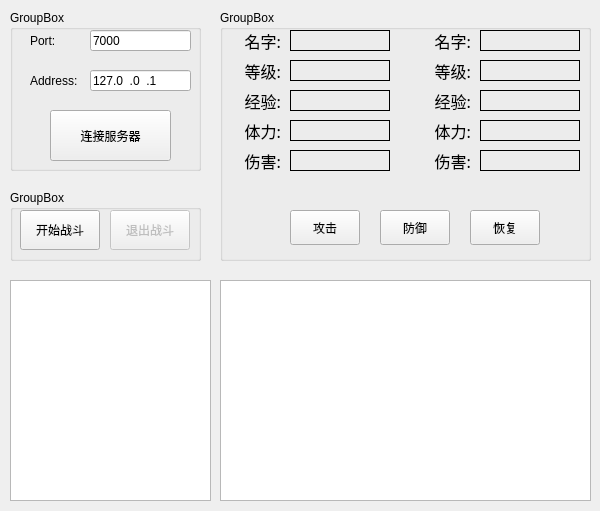
<?xml version="1.0" encoding="UTF-8"?>
<ui version="4.0">
 <class>SummonersClass</class>
 <widget class="QMainWindow" name="SummonersClass">
  <property name="geometry">
   <rect>
    <x>0</x>
    <y>0</y>
    <width>600</width>
    <height>511</height>
   </rect>
  </property>
  <property name="windowTitle">
   <string>Summoners</string>
  </property>
  <widget class="QWidget" name="centralWidget">
   <widget class="QTextEdit" name="edit_display">
    <property name="geometry">
     <rect>
      <x>220</x>
      <y>280</y>
      <width>371</width>
      <height>221</height>
     </rect>
    </property>
   </widget>
   <widget class="QGroupBox" name="groupBox">
    <property name="geometry">
     <rect>
      <x>10</x>
      <y>10</y>
      <width>191</width>
      <height>161</height>
     </rect>
    </property>
    <property name="title">
     <string>GroupBox</string>
    </property>
    <widget class="QLineEdit" name="edit_port">
     <property name="geometry">
      <rect>
       <x>80</x>
       <y>20</y>
       <width>101</width>
       <height>21</height>
      </rect>
     </property>
     <property name="inputMask">
      <string>99999</string>
     </property>
     <property name="text">
      <string>7000</string>
     </property>
    </widget>
    <widget class="QLabel" name="label_2">
     <property name="geometry">
      <rect>
       <x>20</x>
       <y>60</y>
       <width>51</width>
       <height>21</height>
      </rect>
     </property>
     <property name="text">
      <string>Address:</string>
     </property>
    </widget>
    <widget class="QLineEdit" name="edit_addr">
     <property name="geometry">
      <rect>
       <x>80</x>
       <y>60</y>
       <width>101</width>
       <height>21</height>
      </rect>
     </property>
     <property name="inputMask">
      <string>999.999.999.999</string>
     </property>
     <property name="text">
      <string>127.0.0.1</string>
     </property>
    </widget>
    <widget class="QPushButton" name="btn_login">
     <property name="geometry">
      <rect>
       <x>40</x>
       <y>100</y>
       <width>121</width>
       <height>51</height>
      </rect>
     </property>
     <property name="text">
      <string>连接服务器</string>
     </property>
    </widget>
    <widget class="QLabel" name="label">
     <property name="geometry">
      <rect>
       <x>20</x>
       <y>20</y>
       <width>51</width>
       <height>21</height>
      </rect>
     </property>
     <property name="text">
      <string>Port:</string>
     </property>
    </widget>
   </widget>
   <widget class="QGroupBox" name="groupBox_2">
    <property name="geometry">
     <rect>
      <x>220</x>
      <y>10</y>
      <width>371</width>
      <height>251</height>
     </rect>
    </property>
    <property name="title">
     <string>GroupBox</string>
    </property>
    <widget class="QLabel" name="label_3">
     <property name="geometry">
      <rect>
       <x>10</x>
       <y>20</y>
       <width>51</width>
       <height>21</height>
      </rect>
     </property>
     <property name="font">
      <font>
       <family>微软雅黑</family>
       <pointsize>12</pointsize>
      </font>
     </property>
     <property name="text">
      <string>名字:</string>
     </property>
     <property name="alignment">
      <set>Qt::AlignRight|Qt::AlignTrailing|Qt::AlignVCenter</set>
     </property>
    </widget>
    <widget class="QLabel" name="lbl_role_name">
     <property name="geometry">
      <rect>
       <x>70</x>
       <y>20</y>
       <width>100</width>
       <height>21</height>
      </rect>
     </property>
     <property name="font">
      <font>
       <family>微软雅黑</family>
       <pointsize>12</pointsize>
      </font>
     </property>
     <property name="frameShape">
      <enum>QFrame::Panel</enum>
     </property>
    </widget>
    <widget class="QLabel" name="label_5">
     <property name="geometry">
      <rect>
       <x>10</x>
       <y>50</y>
       <width>51</width>
       <height>21</height>
      </rect>
     </property>
     <property name="font">
      <font>
       <family>微软雅黑</family>
       <pointsize>12</pointsize>
      </font>
     </property>
     <property name="text">
      <string>等级:</string>
     </property>
     <property name="alignment">
      <set>Qt::AlignRight|Qt::AlignTrailing|Qt::AlignVCenter</set>
     </property>
    </widget>
    <widget class="QLabel" name="label_6">
     <property name="geometry">
      <rect>
       <x>10</x>
       <y>80</y>
       <width>51</width>
       <height>21</height>
      </rect>
     </property>
     <property name="font">
      <font>
       <family>微软雅黑</family>
       <pointsize>12</pointsize>
      </font>
     </property>
     <property name="text">
      <string>经验:</string>
     </property>
     <property name="alignment">
      <set>Qt::AlignRight|Qt::AlignTrailing|Qt::AlignVCenter</set>
     </property>
    </widget>
    <widget class="QLabel" name="label_7">
     <property name="geometry">
      <rect>
       <x>10</x>
       <y>110</y>
       <width>51</width>
       <height>21</height>
      </rect>
     </property>
     <property name="font">
      <font>
       <family>微软雅黑</family>
       <pointsize>12</pointsize>
      </font>
     </property>
     <property name="text">
      <string>体力:</string>
     </property>
     <property name="alignment">
      <set>Qt::AlignRight|Qt::AlignTrailing|Qt::AlignVCenter</set>
     </property>
    </widget>
    <widget class="QLabel" name="label_8">
     <property name="geometry">
      <rect>
       <x>10</x>
       <y>140</y>
       <width>51</width>
       <height>21</height>
      </rect>
     </property>
     <property name="font">
      <font>
       <family>微软雅黑</family>
       <pointsize>12</pointsize>
      </font>
     </property>
     <property name="text">
      <string>伤害:</string>
     </property>
     <property name="alignment">
      <set>Qt::AlignRight|Qt::AlignTrailing|Qt::AlignVCenter</set>
     </property>
    </widget>
    <widget class="QLabel" name="label_9">
     <property name="geometry">
      <rect>
       <x>200</x>
       <y>140</y>
       <width>51</width>
       <height>21</height>
      </rect>
     </property>
     <property name="font">
      <font>
       <family>微软雅黑</family>
       <pointsize>12</pointsize>
      </font>
     </property>
     <property name="text">
      <string>伤害:</string>
     </property>
     <property name="alignment">
      <set>Qt::AlignRight|Qt::AlignTrailing|Qt::AlignVCenter</set>
     </property>
    </widget>
    <widget class="QLabel" name="label_10">
     <property name="geometry">
      <rect>
       <x>200</x>
       <y>20</y>
       <width>51</width>
       <height>21</height>
      </rect>
     </property>
     <property name="font">
      <font>
       <family>微软雅黑</family>
       <pointsize>12</pointsize>
      </font>
     </property>
     <property name="text">
      <string>名字:</string>
     </property>
     <property name="alignment">
      <set>Qt::AlignRight|Qt::AlignTrailing|Qt::AlignVCenter</set>
     </property>
    </widget>
    <widget class="QLabel" name="label_11">
     <property name="geometry">
      <rect>
       <x>200</x>
       <y>80</y>
       <width>51</width>
       <height>21</height>
      </rect>
     </property>
     <property name="font">
      <font>
       <family>微软雅黑</family>
       <pointsize>12</pointsize>
      </font>
     </property>
     <property name="text">
      <string>经验:</string>
     </property>
     <property name="alignment">
      <set>Qt::AlignRight|Qt::AlignTrailing|Qt::AlignVCenter</set>
     </property>
    </widget>
    <widget class="QLabel" name="label_12">
     <property name="geometry">
      <rect>
       <x>200</x>
       <y>50</y>
       <width>51</width>
       <height>21</height>
      </rect>
     </property>
     <property name="font">
      <font>
       <family>微软雅黑</family>
       <pointsize>12</pointsize>
      </font>
     </property>
     <property name="text">
      <string>等级:</string>
     </property>
     <property name="alignment">
      <set>Qt::AlignRight|Qt::AlignTrailing|Qt::AlignVCenter</set>
     </property>
    </widget>
    <widget class="QLabel" name="label_13">
     <property name="geometry">
      <rect>
       <x>200</x>
       <y>110</y>
       <width>51</width>
       <height>21</height>
      </rect>
     </property>
     <property name="font">
      <font>
       <family>微软雅黑</family>
       <pointsize>12</pointsize>
      </font>
     </property>
     <property name="text">
      <string>体力:</string>
     </property>
     <property name="alignment">
      <set>Qt::AlignRight|Qt::AlignTrailing|Qt::AlignVCenter</set>
     </property>
    </widget>
    <widget class="QLabel" name="lbl_role_level">
     <property name="geometry">
      <rect>
       <x>70</x>
       <y>50</y>
       <width>100</width>
       <height>21</height>
      </rect>
     </property>
     <property name="font">
      <font>
       <family>微软雅黑</family>
       <pointsize>12</pointsize>
      </font>
     </property>
     <property name="frameShape">
      <enum>QFrame::Panel</enum>
     </property>
    </widget>
    <widget class="QLabel" name="lbl_role_exp">
     <property name="geometry">
      <rect>
       <x>70</x>
       <y>80</y>
       <width>100</width>
       <height>21</height>
      </rect>
     </property>
     <property name="font">
      <font>
       <family>微软雅黑</family>
       <pointsize>12</pointsize>
      </font>
     </property>
     <property name="frameShape">
      <enum>QFrame::Panel</enum>
     </property>
    </widget>
    <widget class="QLabel" name="lbl_role_hp">
     <property name="geometry">
      <rect>
       <x>70</x>
       <y>110</y>
       <width>100</width>
       <height>21</height>
      </rect>
     </property>
     <property name="font">
      <font>
       <family>微软雅黑</family>
       <pointsize>12</pointsize>
      </font>
     </property>
     <property name="frameShape">
      <enum>QFrame::Panel</enum>
     </property>
    </widget>
    <widget class="QLabel" name="lbl_role_dc">
     <property name="geometry">
      <rect>
       <x>70</x>
       <y>140</y>
       <width>100</width>
       <height>21</height>
      </rect>
     </property>
     <property name="font">
      <font>
       <family>微软雅黑</family>
       <pointsize>12</pointsize>
      </font>
     </property>
     <property name="frameShape">
      <enum>QFrame::Panel</enum>
     </property>
    </widget>
    <widget class="QLabel" name="lbl_monster_dc">
     <property name="geometry">
      <rect>
       <x>260</x>
       <y>140</y>
       <width>100</width>
       <height>21</height>
      </rect>
     </property>
     <property name="font">
      <font>
       <family>微软雅黑</family>
       <pointsize>12</pointsize>
      </font>
     </property>
     <property name="frameShape">
      <enum>QFrame::Panel</enum>
     </property>
    </widget>
    <widget class="QLabel" name="lbl_monster_level">
     <property name="geometry">
      <rect>
       <x>260</x>
       <y>50</y>
       <width>100</width>
       <height>21</height>
      </rect>
     </property>
     <property name="font">
      <font>
       <family>微软雅黑</family>
       <pointsize>12</pointsize>
      </font>
     </property>
     <property name="frameShape">
      <enum>QFrame::Panel</enum>
     </property>
    </widget>
    <widget class="QLabel" name="lbl_monster_name">
     <property name="geometry">
      <rect>
       <x>260</x>
       <y>20</y>
       <width>100</width>
       <height>21</height>
      </rect>
     </property>
     <property name="font">
      <font>
       <family>微软雅黑</family>
       <pointsize>12</pointsize>
      </font>
     </property>
     <property name="frameShape">
      <enum>QFrame::Panel</enum>
     </property>
    </widget>
    <widget class="QLabel" name="lbl_monster_hp">
     <property name="geometry">
      <rect>
       <x>260</x>
       <y>110</y>
       <width>100</width>
       <height>21</height>
      </rect>
     </property>
     <property name="font">
      <font>
       <family>微软雅黑</family>
       <pointsize>12</pointsize>
      </font>
     </property>
     <property name="frameShape">
      <enum>QFrame::Panel</enum>
     </property>
    </widget>
    <widget class="QLabel" name="lbl_monster_exp">
     <property name="geometry">
      <rect>
       <x>260</x>
       <y>80</y>
       <width>100</width>
       <height>21</height>
      </rect>
     </property>
     <property name="font">
      <font>
       <family>微软雅黑</family>
       <pointsize>12</pointsize>
      </font>
     </property>
     <property name="frameShape">
      <enum>QFrame::Panel</enum>
     </property>
    </widget>
    <widget class="QPushButton" name="btn_attack">
     <property name="geometry">
      <rect>
       <x>70</x>
       <y>200</y>
       <width>70</width>
       <height>35</height>
      </rect>
     </property>
     <property name="text">
      <string>攻击</string>
     </property>
    </widget>
    <widget class="QPushButton" name="btn_defense">
     <property name="geometry">
      <rect>
       <x>160</x>
       <y>200</y>
       <width>70</width>
       <height>35</height>
      </rect>
     </property>
     <property name="text">
      <string>防御</string>
     </property>
    </widget>
    <widget class="QPushButton" name="btn_recovery">
     <property name="geometry">
      <rect>
       <x>250</x>
       <y>200</y>
       <width>70</width>
       <height>35</height>
      </rect>
     </property>
     <property name="text">
      <string>恢复</string>
     </property>
    </widget>
   </widget>
   <widget class="QGroupBox" name="groupBox_3">
    <property name="geometry">
     <rect>
      <x>10</x>
      <y>190</y>
      <width>191</width>
      <height>71</height>
     </rect>
    </property>
    <property name="title">
     <string>GroupBox</string>
    </property>
    <widget class="QPushButton" name="btn_startFight">
     <property name="geometry">
      <rect>
       <x>10</x>
       <y>20</y>
       <width>80</width>
       <height>40</height>
      </rect>
     </property>
     <property name="text">
      <string>开始战斗</string>
     </property>
    </widget>
    <widget class="QPushButton" name="btn_quitFight">
     <property name="enabled">
      <bool>false</bool>
     </property>
     <property name="geometry">
      <rect>
       <x>100</x>
       <y>20</y>
       <width>80</width>
       <height>40</height>
      </rect>
     </property>
     <property name="text">
      <string>退出战斗</string>
     </property>
    </widget>
   </widget>
   <widget class="QTextEdit" name="edit_display_msg">
    <property name="geometry">
     <rect>
      <x>10</x>
      <y>280</y>
      <width>201</width>
      <height>221</height>
     </rect>
    </property>
   </widget>
  </widget>
 </widget>
 <layoutdefault spacing="6" margin="11"/>
 <resources>
  <include location="summoners.qrc"/>
 </resources>
 <connections/>
</ui>
